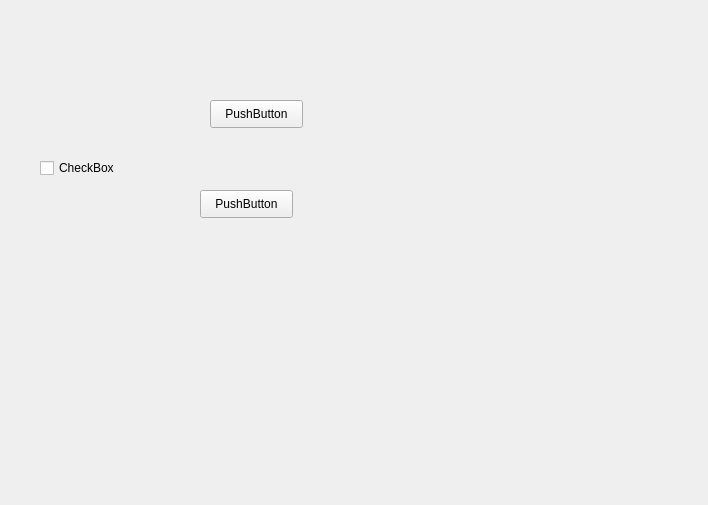
<?xml version="1.0" encoding="UTF-8"?>
<ui version="4.0">
 <class>Form</class>
 <widget class="QWidget" name="Form">
  <property name="geometry">
   <rect>
    <x>0</x>
    <y>0</y>
    <width>708</width>
    <height>505</height>
   </rect>
  </property>
  <property name="windowTitle">
   <string>Form</string>
  </property>
  <widget class="QPushButton" name="pushButton">
   <property name="geometry">
    <rect>
     <x>210</x>
     <y>100</y>
     <width>93</width>
     <height>28</height>
    </rect>
   </property>
   <property name="text">
    <string>PushButton</string>
   </property>
  </widget>
  <widget class="QPushButton" name="pushButton_2">
   <property name="geometry">
    <rect>
     <x>200</x>
     <y>190</y>
     <width>93</width>
     <height>28</height>
    </rect>
   </property>
   <property name="text">
    <string>PushButton</string>
   </property>
  </widget>
  <widget class="QCheckBox" name="checkBox">
   <property name="geometry">
    <rect>
     <x>40</x>
     <y>160</y>
     <width>75</width>
     <height>16</height>
    </rect>
   </property>
   <property name="text">
    <string>CheckBox</string>
   </property>
  </widget>
 </widget>
 <resources/>
 <connections/>
</ui>
